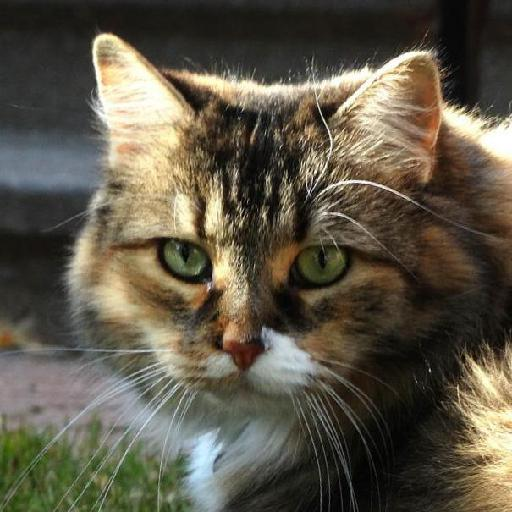
#> input picture images/train/cats/cat1.jpg, 512 x 512 px; its folder holds only this picture in this run
$ jupyter execute --allow-errors main.ipynb
#> lines starting #> are read from the running program, lines starting #| are printed output that depends on the picture
### files.py
import numpy as np
import os

# [26 lines left out: functions save_features_to_files, load_features_from_files, verify_features_files, not called in this run]


### main.ipynb
# Classificador de Imagens

Classificador de imagens em escala de cinza, utilizando os algoritmos LBP e GLCM como extratores de características.

## Carregar as imagens

Carrega as imagens do dataset e as converte para escala de cinza

[cell 1]
import numpy as np
import skimage as ski
import matplotlib.pyplot as plt
from skimage.color import rgb2gray
import importlib

images_directory = "./images/train"
image_categories = ["dogs", "cats"]
n_examples = 4


def load_images_from_category(category):
    gray_images = [
        rgb2gray(img)
        for img in ski.io.imread_collection(images_directory + f"/{category}/*.jpg")
    ]
    gray_images_uint8 = [ski.util.img_as_ubyte(img) for img in gray_images]
    return gray_images_uint8


def load_train_images(categories):
    return {category: load_images_from_category(category) for category in categories}
#> call 2 of load_images_from_category, with category = 'cats'
#> in load_images_from_category (call 2), `gray_images = [ rgb2gray(img) for img in ski.io.imread_collection(imag..`: gray_images = 1 item


train_images_by_categories = load_train_images(image_categories)
#> train_images_by_categories = 2 items

train_images_dogs = train_images_by_categories["dogs"]
#> train_images_dogs = []
train_images_cats = train_images_by_categories["cats"]
#> train_images_cats = 1 item


def show_gray_scale_image_examples(images, n=3, label="Example"):
    imgs = images[0:n]
    plt.figure(figsize=(10, 10))
    for i, img in enumerate(imgs):
        plt.subplot(1, n, i + 1)
        plt.imshow(img, cmap=plt.cm.gray)
        plt.title(f"{label} {i+1}")
        plt.axis("on")


def show_examples_by_category(categories, images, n=3):
#> called with n = 4
    for category in categories:
        print(f"{category} examples:")
        show_gray_scale_image_examples(images[category], n=n, label=category)
        plt.show()
#> this loop made 2 passes
#> category on passes 1 to 2: 'dogs', 'cats'
#| dogs examples:
#| cats examples:
#> pass 2, in show_examples_by_category, `plt.show()`:
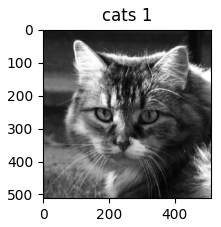
#> figure drawn by matplotlib, 1 panel

show_examples_by_category(image_categories, train_images_by_categories, n=n_examples)

Mostra o histograma das imagens de exemplo:

[cell 2]
def show_examples_histograms(images, n=3, label="Example"):
    imgs = images[0:n]
    plt.figure(figsize=(20, 10))
    for i, img in enumerate(imgs):
        plt.subplot(1, n, i + 1)
        plt.hist(img.ravel(), bins=256)
        plt.title(f"{label} {i+1}")
        plt.axis("on")
        plt.xlabel("Intensidade dos pixels")


def show_examples_histograms_by_category(categories, images, n=3):
#> called with n = 4
    for category in categories:
        print(f"{category} histograms:")
        show_examples_histograms(images[category], n=n, label=category)
        plt.show()
#> this loop made 2 passes
#| dogs histograms:
#| cats histograms:
#> pass 2, in show_examples_histograms_by_category, `plt.show()`:
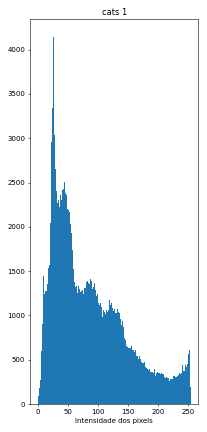
#> figure drawn by matplotlib, 1 panel; tallest bar 4139 high, from x = 25.9 to 26.89


show_examples_histograms_by_category(
    image_categories, train_images_by_categories, n=n_examples
)

## Ler features já processadas anteriormente

[cell 3]
import files
from files import load_features_from_files, save_features_to_files, verify_features_files

importlib.reload(files)

[cell 4]
features = []
FEATURES_FILES = ['lbp.npy', 'glcm.npy', 'lpq.npy', 'labels.npy']


# Verifica se alguma feature não está escrita em disco
all_features_stored = verify_features_files(FEATURES_FILES)
all_features_stored

## Extrair a estrutura das imagens de treino com LBP

Cada imagem tem sua própria estrutura. Todavia, imagens de objetos similares, via de regra, terão certa semelhança entre suas estruturas. Imagens de gatos terão uma "textura" similar entre si, supostamente. O que não é esperado ocorrer entre uma imagem de um gato e um cachorro, por exemplo.

Nesse contexto, é possível utilizar o algoritmo **LBP (Local Binary Pattern)** para extrair a estrutura/textura das imagens de treino e agrupá-las em categorias.

Para visualizar a estrutura computada das imagens pode-se montar um histograma com as informações fornececidas pelo LBP.

[cell 5]
import lbp
from lbp import compute_lbp_for_each_category, build_histograms_from_categories

importlib.reload(lbp)

# [17 lines left out: functions show_sample_histograms, show_sample_histograms_by_category, not called in this run]

if not all_features_stored:

    # settings for LBP
    radius = 2
    n_pixels = 8

    lbps_dict_categories = compute_lbp_for_each_category(image_categories, train_images_by_categories, radius, n_pixels)

    lbps_histograms_by_categories = build_histograms_from_categories(
        image_categories, lbps_dict_categories, n_pixels
    )

    show_sample_histograms_by_category(
        image_categories, lbps_histograms_by_categories, n=n_examples
    )

    features.append(lbps_histograms_by_categories)

## Extrair características utilizando o GLCM

Outro algoritmo muito bom para extrair características de imagens em escala de cinza é o GLCM (Gray-Level Co-Ocurrence Matrix).
Esse algoritmo conta com algumas técnicas de extração de texturas, que podem ser utilizadas para extrair características da imagem. Algumas delas são: Contraste, Correlação, Energia e Homogeneidade.

### Calcular matriz GLCM

O primeiro passo do algoritmo GLCM é montar a matriz de níveis de cinza, onde o número de linhas e colunas é igual ao número de níveis de cinza.

[cell 6]
import glcm

#> (the rest of this cell did not finish here and is left out)

[cell 7]
GLCM_DISTANCES = [1, 3, 5]
GLCM_ANGLES = np.deg2rad([0, 90, 180, 270])
GLCM_LEVELS = None

if not all_features_stored:
    glcms_by_category = parallel_calculate_glcm_matrix_for_each_category(
        image_categories, train_images_by_categories, GLCM_DISTANCES, GLCM_ANGLES, GLCM_LEVELS
    )

### Extrair texturas das matrizes

Após computar as matrizes de nível de cinza, o próximo passo é extrair as características/texturas dessas matrizes, utilizando algumas das técnicas disponíveis: "contrast",    "dissimilarity", "homogeneity", "ASM","energy","correlation".

[cell 8]
GLCM_FEATURES = [
    "contrast",
    "dissimilarity",
    "homogeneity",
    "ASM",
    "energy",
    "correlation",
]
if not all_features_stored:
    glcm_features_by_category = parallel_extract_glcm_features_for_each_category(
        image_categories, glcms_by_category, GLCM_FEATURES, 6
    )

    features.append(glcm_features_by_category)

Em média são extraídas 72 características de cada imagem, utilizando a configuração escolhida aqui.

Abaixo serão exibidas as características da primeira imagem de cada classe de treino para comparação:

[cell 9]
# [10 lines left out: function show_glcm_features_for_each_category, not called in this run]

if not all_features_stored:
    show_glcm_features_for_each_category(image_categories, features[1])

## Extrair características utilizando LPQ

[cell 10]
import lpq
from lpq import extract_lpq_features_for_each_category
importlib.reload(lpq)

[cell 11]
if not all_features_stored:
    lpq_features_dict = extract_lpq_features_for_each_category(image_categories, train_images_by_categories)

    features.append(lpq_features_dict)

# Matriz de Características

Dicionários são pouco práticos para se armazenar informações que serão utilizadas para treinar modelos de Aprendizado de Máquina. Nesse contexto, vetores e matrizes são muito mais amplamente utilizados.
Assim, dado um vetor de `N` rótulos, por exemplo, `images_categories`, é possível imaginar a seguinte estrutura:
- Um vetor de `N` posições: `images`.
    - Cada posição do vetor corresponde ao rótulo na mesma posição em `images_categories`.
- Cada posição contém um array de duas posições:
    - A primeira posição contém as matriz de características extraídas usando o `LBP`
    - A segunda posição contém a matriz de características extraídas usando o `GLCM`
    - A terceira posição contém um vetor de rótulos.
- Cada coluna da matriz é uma característica.
- Cada linha da matriz corresponde a uma imagem.

[cell 12]
def obtain_features_matrix_from_category(label, dictionary):
    matrix = dictionary[label]
    return np.array(matrix)

# [11 lines left out: function generate_images_data, not called in this run]

data = []

if not all_features_stored:
    data = generate_images_data(image_categories, features[0], features[1], features[2])

Ao final do processo, é esperado que para cada imagem sejam identificadas 59 características utilizando o LBP, 72 utilizando o GLCM e 256 utilizando o LPQ.
Uma função que quantifica e resume as informações das imagens de entrada existe abaixo.

[cell 13]
# [16 lines left out: function show_data_resume, not called in this run]

if not all_features_stored:
    show_data_resume(data)
else:
    print("Features já foram carregadas do disco.")

Inicialmente, é interessante realizar o treino com todas as imagens juntas, sem separar por categoria.
Nesse contexto será gerada a seguinte estrutura:
- Um vetor de 3 posições.
    - **Primeira posição:** Matriz de características LBP para todas as imagens
    - **Segunda posição:** Matriz de características GLCM para todas as imagens
    - **Terceira posição:** Matriz de características LPQ para todas as imagens
    - **Quarta posição:** Rótulos referentes a cada imagem.

[cell 14]
# [12 lines left out: function merge_data, not called in this run]

def show_features(data):
    [lbp, glcm, lpq, labels] = data

    print("===Resumo das Features===")
    (n,) = labels.shape
    print(f"Foram lidas {n} imagens:")
    (lcount, lfeatures) = lbp.shape

    print(f"  - LBP: {lcount} exemplos com {lfeatures} características cada.")

    (gcount, gfeatures) = glcm.shape
    print(f"  - GLCM: {gcount} exemplos com {gfeatures} características cada.")

    (lpqcount, lpqfeatures) = lpq.shape
    print(f"  - LPQ: {lpqcount} exemplos com {lpqfeatures} características cada.")
    print("=======================")

if not all_features_stored:
    features = merge_data(data)
    save_features_to_files(features, FEATURES_FILES)
else:
    features = load_features_from_files(FEATURES_FILES)
#> (reads features/lbp.npy from the repository)
#> (reads features/glcm.npy from the repository)
#> (reads features/lpq.npy from the repository)
#> (reads features/labels.npy from the repository)
show_features(features)

# Dividir o conjunto de dados

Para esse projeto, será utilizada a técnica de validação cruzada em K-Partições, visando obter uma ideia melhor do desempenho do modelo, treinando-o com todos os dados.
Após alguns testes, foi escolhido `K=x`.

A ideia, é que hajam vários modelos, cada um treinado com um tipo de conjunto de dados:
- LBP
- GLCM
- LPQ
- LBP + GLCM
- LBP + LPQ
- GLCM + LPQ
- LBP + GLCM + LBP

Para facilitar o armazenamento, cada conjunto será um vetor com as seguintes características:
- Primeira posição será o conjunto total das features.
- Segunda posição será os rótulos

[cell 15]
# Importa bilbliotecas que serão necessárias para dividir e padronizar dos dados
from sklearn.model_selection import train_test_split
from sklearn.preprocessing import StandardScaler

# Número de folds para a validação cruzada
K_FOLDS = 5

[cell 16]
# Extraí os conjuntos e os labels da estrutura de dados:
[X_lbp, X_glcm, X_lpq, y] = features
X_lbp_glcm = np.hstack((X_lbp, X_glcm)) # Merge das duas características
X_lbp_lpq = np.hstack((X_lbp, X_lpq)) # Merge das duas características
X_glcm_lpq = np.hstack((X_glcm, X_lpq)) # Merge das duas características
X_lbp_glcm_lpq = np.hstack((X_lbp, X_glcm, X_lpq)) # Merge das três características

print(f"X_lbp: {X_lbp.shape}")
print(f"X_glcm: {X_glcm.shape}")
print(f"X_lpq: {X_lpq.shape}")
print(f"X_lbp_glcm: {X_lbp_glcm.shape}")
print(f"X_lbp_lpq: {X_lbp_lpq.shape}")
print(f"X_glcm_lpq: {X_glcm_lpq.shape}")
print(f"X_lbp_glcm_lpq: {X_lbp_glcm_lpq.shape}")

# [22 lines left out: function split_data, not called in this run]

set_lbp = [X_lbp, y]
set_glcm = [X_glcm, y]
set_lpq = [X_lpq, y]
set_lbp_glcm = [X_lbp_glcm, y]
set_lbp_lpq = [X_lbp_lpq, y]
set_glcm_lpq = [X_glcm_lpq, y]
set_lbp_glcm_lpq = [X_lbp_glcm_lpq, y]

# Modelo KNN

Um dos algoritmos supervisionados mais simples é o KNN (K-Nearest Neighbor), K Vizinhos mais Próximos em tradução livre.
Ele parte da ideia de que dados que pertencem a um mesmo conjunto estarão próximos entre si, então, é seguro presumir que um novo dado pertencerá ao conjunto com mais elementos similares na região.
Basicamente é o ditado: `"Diga-me com quem andas e te direi quem és."`.

Partindo para uma explicação mais técnica, o `k` é um raio que define a zona de busca a ser considerada em torno do novo elemento.
Dado esse novo elemento, será computada a distância entre o novo registro e cada ponto do conjunto, registrando-as num vetor de distância e relacionando-as com o label correspondente.
Depois, esse vetor será ordenado, tendo com base as distâncias. Indo dos mais próximos para os mais distantes.
Após a ordenação, será utilizado valor de `k` para selecionar os `k` primeiros elementos do vetor, fazendo o cálculo de frequência para cada categoria.
A categoria com maior frequência será a escolhida como categoria do novo elemento.

## Sobre o valor de K
- Se `k` for muito pequeno (`k=1`), a classificação pode ser sensível a ruídos.
- Se `k` for muito grande, podem ser incluídos elementos de outras classes.
- `k` ímpares garantem que não haverá empates.

## Sobre o cálculo de distâncias
É possível mudar a fórmula do cálculo da distância, pois dependendo do conjunto de dados, certas fórmulas se saem melhores do que outras. Alguns exemplos:
- Euclidiana
- Manhattan
- City Block

[cell 17]
# Importa as bibliotecas do KNN
from sklearn.neighbors import KNeighborsClassifier

# Bibliotecas úteis para treinamento dos modelos
from sklearn.model_selection import GridSearchCV, StratifiedKFold
from sklearn.pipeline import Pipeline


import utils
from utils import show_predict_infos
importlib.reload(utils)

Uma boa predição depende dos parâmetros utilizados, nesse sentido, é desejado utilizar sempre os melhores parâmetros para se obter o melhor resultado possível. É para descobrir quais são esses parâmetros que serve o conjunto de validação.

[cell 18]
K_ARRAY = [1, 3, 5, 7, 9]
DISTANCE_METRICS = ["euclidean", "manhattan", "minkowski"]

def tune_knn(k_array, distance_metrics):

    knn = KNeighborsClassifier()

    # Lista com as combinações de hiperparâmetros
    parameters = {
        "knn__n_neighbors": k_array,
        "knn__metric": distance_metrics
    }

    pipe = Pipeline([
        ("scaler", StandardScaler()),
        ("knn", knn)
    ])

    model = GridSearchCV(pipe, parameters, n_jobs=-1)


    return model

print("Tunando parâmetros do KNN...")
base_knn = tune_knn(K_ARRAY, DISTANCE_METRICS)

[cell 19]
# Classificando os modelos

def predict_knn(knn, X, y, title=""):
#> called with y = array of shape (800,), title = 'LBP'
    skf = StratifiedKFold(n_splits=K_FOLDS, shuffle=True, random_state=42)
    metrics = ([], [], [], [])
    rodada = 1
    for train_index, test_index in skf.split(X, y):
        X_train, X_test = X[train_index], X[test_index]
        y_train, y_test = y[train_index], y[test_index]

        knn.fit(X_train, y_train)

        predict = knn.predict(X_test)

        accuracy, f1, recall, precision = show_predict_infos(y_test, predict, title=f"{title} - Rodada {rodada}")

        metrics[0].append(accuracy)
        metrics[1].append(f1)
        metrics[2].append(recall)
        metrics[3].append(precision)

        rodada+=1

    print(f"Avaliação do média do modelo {title}:")
    print("Acurácia: %.2f +- %.2f" % (np.mean(metrics[0]), np.std(metrics[0])))
    print("F1: %.2f +- %.2f" % (np.mean(metrics[1]), np.std(metrics[1])))
    print("Recall: %.2f +- %.2f" % (np.mean(metrics[2]), np.std(metrics[2])))
    print("Precisão: %.2f +- %.2f" % (np.mean(metrics[3]), np.std(metrics[3])))
    print("====================================\n\n")

print("=== Modelos KNN ===")
print("Classificação do modelo LBP:")
#> (the rest of this cell did not finish here and is left out)

# Modelo Árvore de Decisão

Árvores de decisão são um conjunto de algoritmos supervisionados, sendo extremamente simples e possuindo uma boa taxa de sucesso.
Seu funcionamento é simples, dada uma árvore, onde cada vértice é um teste de um atributo. Seguindo uma sequência desses testes internos, ao final, será retornada uma decisão.
As decisões são os nós folhas da árvore.

## Parâmetros
### Sobre o criterion
### Sobre o max_depth
### Sobre o min_samples_split
### Sobre o min_samples_leaf

Da mesma forma que ocorreu com o KNN, utilizar os valores padrão não é uma boa ideia. É necessário otimizar os hiperparâmetros em busca da melhor configuração para treinar o modelo.

[cell 20]
# Importa as bibliotecas da Árvore de Decisão
from sklearn.tree import DecisionTreeClassifier

from sklearn.model_selection import GridSearchCV, StratifiedKFold
from sklearn.pipeline import Pipeline

import utils
from utils import show_predict_infos
importlib.reload(utils)

[cell 21]
# Hiperparâmetros da árvore de decisão:
MIN_SAMPLES_LEAFS = [3, 5, 10, 15, 20, 30]
MIN_SAMPLES_SPLITS = [2, 4, 8, 16, 32, 40]
MAX_DEPTHS = [None, 2, 3, 4, 5]
CRITERIONS = ["gini", "entropy", "log_loss"]

[cell 22]
def tune_decision_tree(
    criterions,
    min_samples_leaf_array,
    min_samples_split_array,
    max_depth_array
):

    dt = DecisionTreeClassifier()

    # Lista com as combinações de hiperparâmetros
    parameters = {
        "dt__criterion": criterions,
        "dt__min_samples_leaf": min_samples_leaf_array,
        "dt__min_samples_split": min_samples_split_array,
        "dt__max_depth": max_depth_array,

    }

    pipe = Pipeline([
        ("scaler", StandardScaler()),
        ("dt", dt)
    ])

    model = GridSearchCV(pipe, parameters, n_jobs=-1)


    return model

show_logs=False

print("Tunando parâmetros da Árvore de Decisão...")
base_dt = tune_decision_tree(
    CRITERIONS,
    MIN_SAMPLES_LEAFS,
    MIN_SAMPLES_SPLITS,
    MAX_DEPTHS
)

[cell 23]
# Classificando o conjunto de testes

def predict_dt(dt, X, y, title=""):
#> called with y = array of shape (800,), title = 'LBP'
    skf = StratifiedKFold(n_splits=K_FOLDS, shuffle=True, random_state=42)
    metrics = ([], [], [], [])
    rodada = 1
    for train_index, test_index in skf.split(X, y):
        X_train, X_test = X[train_index], X[test_index]
        y_train, y_test = y[train_index], y[test_index]

        dt.fit(X_train, y_train)

        predict = dt.predict(X_test)

        accuracy, f1, recall, precision = show_predict_infos(y_test, predict, title=f"{title} - Rodada {rodada}", cmap="Greens")

        metrics[0].append(accuracy)
        metrics[1].append(f1)
        metrics[2].append(recall)
        metrics[3].append(precision)

        rodada+=1

    print(f"Avaliação do modelo {title}:")
    print("Acurácia: %.2f +- %.2f" % (np.mean(metrics[0]), np.std(metrics[0])))
    print("F1: %.2f +- %.2f" % (np.mean(metrics[1]), np.std(metrics[1])))
    print("Recall: %.2f +- %.2f" % (np.mean(metrics[2]), np.std(metrics[2])))
    print("Precisão: %.2f +- %.2f" % (np.mean(metrics[3]), np.std(metrics[3])))
    print("====================================\n\n")

print("Resultados Modelo Árvore de Decisão:")
print("Classificação do conjunto LBP:")
#> (the rest of this cell did not finish here and is left out)

# SVM

[cell 24]
# Importa as bibliotecas da SVM
from sklearn.svm import SVC

from sklearn.model_selection import GridSearchCV, StratifiedKFold
from sklearn.pipeline import Pipeline

import utils
from utils import show_predict_infos
importlib.reload(utils)

[cell 25]
# [9 lines of commented-out code are left out]
KERNELS = ['rbf']
C = [0.1, 1, 10, 100, 1000]
GAMMA = [2e-5, 2e-3, 2e-1, "auto", "scale"]

[cell 26]
def tune_svm(
    kernels,
    c_array,
    gamma_array,
    # degree_array,
    # coef0_array,
):
    svm = SVC()

    # Lista com as combinações de hiperparâmetros
    parameters = {
        "svm__kernel": kernels,
        "svm__C": c_array,
        "svm__gamma": gamma_array,
        # "svm__degree": degree_array,
        # "svm__coef0": coef0_array,
    }

    pipe = Pipeline([
        ("scaler", StandardScaler()),
        ("svm", svm)
    ])

    model = GridSearchCV(pipe, parameters, n_jobs=-1)


    return model

print("Tunando SVM...")
base_svm = tune_svm(
    KERNELS,
    C,
    GAMMA,
    # DEGREE,
    # COEF0,
)

[cell 27]
# Classificando o conjunto de testes

def predict_svm(svm, X, y, title=""):
#> called with y = array of shape (800,), title = 'LBP'
    skf = StratifiedKFold(n_splits=K_FOLDS, shuffle=True, random_state=42)
    metrics = ([], [], [], [])
    rodada = 1
    for train_index, test_index in skf.split(X, y):
        X_train, X_test = X[train_index], X[test_index]
        y_train, y_test = y[train_index], y[test_index]

        svm.fit(X_train, y_train)

        predict = svm.predict(X_test)

        accuracy, f1, recall, precision = show_predict_infos(y_test, predict, title=f"{title} - Rodada {rodada}", cmap="Reds")

        metrics[0].append(accuracy)
        metrics[1].append(f1)
        metrics[2].append(recall)
        metrics[3].append(precision)

        rodada+=1

    print(f"Avaliação do modelo {title}:")
    print("Acurácia: %.2f +- %.2f" % (np.mean(metrics[0]), np.std(metrics[0])))
    print("F1: %.2f +- %.2f" % (np.mean(metrics[1]), np.std(metrics[1])))
    print("Recall: %.2f +- %.2f" % (np.mean(metrics[2]), np.std(metrics[2])))
    print("Precisão: %.2f +- %.2f" % (np.mean(metrics[3]), np.std(metrics[3])))
    print("====================================\n\n")

print("Resultados Modelo SVM:")
print("Classificação do conjunto LBP:")
#> (the rest of this cell did not finish here and is left out)
